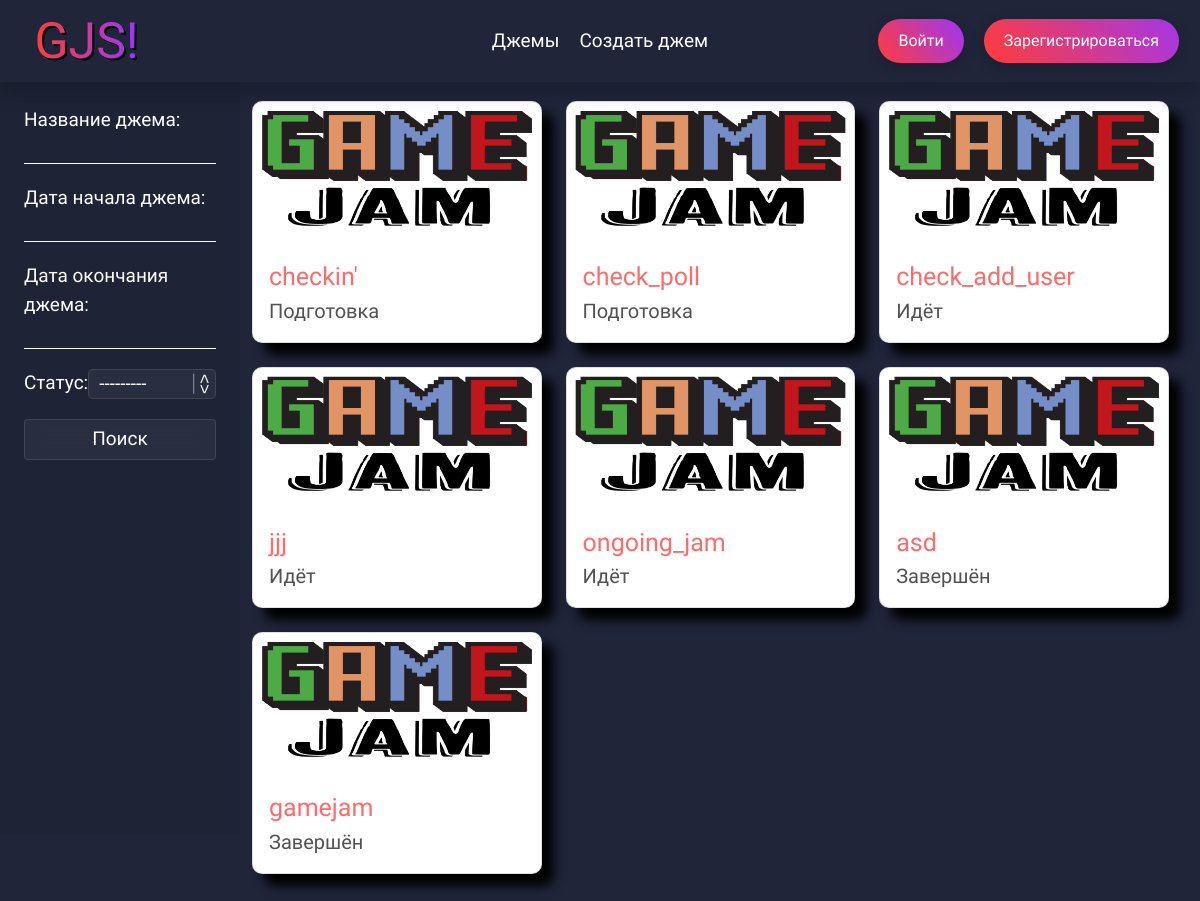
The app's page /jams/, older data.
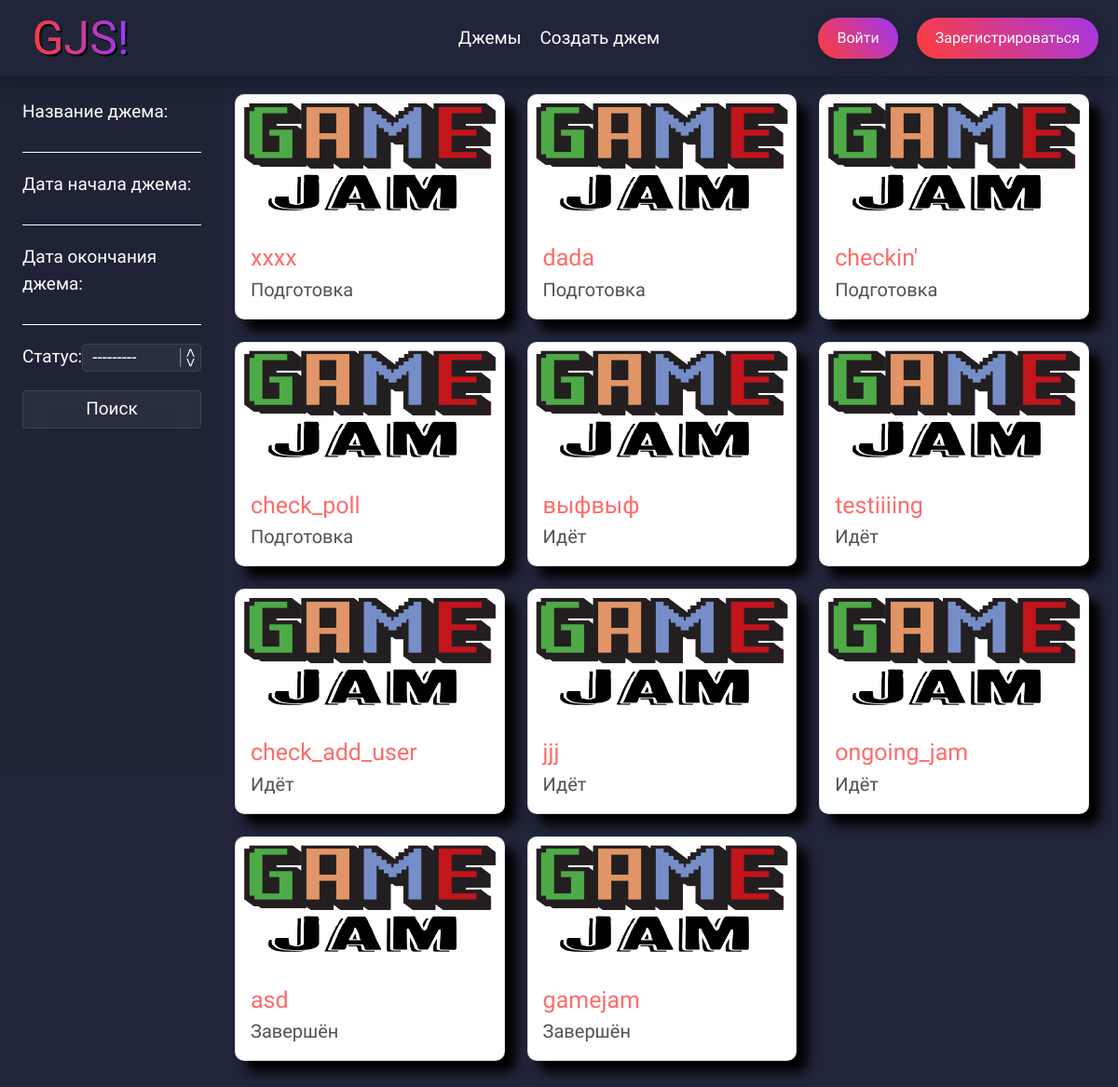
The same page, newer data.
### jams/models/gamejam.py (models this page shows, shortened)
class GameJam(models.Model):
    jam_status = [
        ("FN", "Завершён"),
        ("OG", "Идёт"),
        ("PR", "Подготовка")
    ]
    uuid = models.UUIDField(primary_key=True, default=uuid.uuid4, editable=False)
    title = models.CharField(max_length=255, verbose_name='Название джема')
    date_start = models.DateTimeField(verbose_name='Дата начала')
    date_end = models.DateTimeField(verbose_name='Дата окончания')
    theme = models.CharField(max_length=255, blank=True, verbose_name='Тема')
    status = models.CharField(max_length=3, choices=jam_status, default="PR", verbose_name='Статус')
    winner = models.ForeignKey(settings.AUTH_USER_MODEL, related_name="user_winner",
                               on_delete=models.SET_NULL, blank=True, null=True, verbose_name='Победитель')
    users = models.ManyToManyField(settings.AUTH_USER_MODEL, related_name="users",
                                   blank=True, verbose_name='Участники')
    class Meta:
        verbose_name = "Геймджем"
        verbose_name_plural = "Геймджемы"

### jams/views.py (the view)
# urls.py: path('', views.GameJamsLists.as_view(), name='jams_list'),
class GameJamsLists(ListView):
    template_name = 'pages/jams_pages/jams.html'
    queryset = GameJam.objects.order_by('-status', '-date_start')
    def get_context_data(self, **kwargs):
        context = super().get_context_data(**kwargs)
        context["filter"] = GameJamsFilter(self.request.GET, queryset=self.get_queryset())
        return context

### templates/pages/jams_pages/jams.html (shortened to what this page needs)
{% extends 'base.html' %}
{% load static %}
{% block head %}
<link rel="stylesheet" href="{% static 'css/form.css' %}">
<link rel="stylesheet" href="{% static 'css/sidebar.css' %}">
<link rel="stylesheet" href="https://code.jquery.com/ui/1.12.1/themes/base/jquery-ui.css">
{% endblock %}
{% block sidebar %}
<form method="get" class="filter">
    {{ filter.form.as_p }}
    <button class="btn-form">Поиск</button>
</form>
{% endblock %}
{% block content %}
<div class="main-container">
    <div class="row">
        {% for jam in filter.qs %}
            <div class="col-md-4 mb-4">
                <div class="card">
                    <a href="{% url 'gamejam_detail' uuid=jam.uuid %}">
                        <img src="{% static 'img/logo.png' %}" class="card-img-top" alt="Game Jam Logo" style="padding: 3%">
                    </a>
                    <div class="card-body">
                        <div>
                            <a href="{% url 'gamejam_detail' uuid=jam.uuid %}" class="card-title">{{ jam.title }}</a>
                            <p class="card-text">{{ jam.get_status_display }}</p>
                        </div>
                    </div>
                </div>
            </div>
        {% endfor %}
    </div>
</div>
{% endblock %}

### templates/base.html (shortened to what this page needs)
<!doctype html>
<html lang="en">
<head>
    {% load static %}
    <link rel="stylesheet" href="{% static 'css/header.css' %}">
    <link href="https://cdn.jsdelivr.net/npm/bootstrap@5.0.1/dist/css/bootstrap.min.css" rel="stylesheet"
>
    <link rel="stylesheet" href="{% static 'css/container.css' %}">
    <link rel="stylesheet" href="{% static 'css/buttons.css' %}">
    <link rel="stylesheet" href="{% static 'css/style.css' %}">
    <link rel="stylesheet" href="{% static 'css/slider.css' %}">
    {% block head %}
    {% endblock %}
</head>
<body>
<header>
    <nav>
        <h1 class="gjs"><a id="logo" href="{% url 'home_page' %}">GJS!</a></h1>
        <ul>
            <li><a href="{% url 'jams_list' %}" class="menu-button">Джемы</a></li>
            <li><a href="#" class="menu-button">Создать джем</a></li>
        </ul>
        <ul>
            {% if request.user.is_authenticated %}
            <li><a href="{% url 'profile_detail' request.user.username %}" class="a-button">{{request.user.username}}</a></li>
            <li><a href="{% url 'logout' %}" class="a-button">Выйти</a></li>
            {% else %}
            <li><a href="{% url 'login' %}" class="a-button">Войти</a></li>
            <li><a href="{% url 'regist' %}" class="a-button">Зарегистрироваться</a></li>
            {% endif %}
        </ul>
    </nav>
</header>
<aside>
    {% block sidebar %}
    {% endblock %}
</aside>
<main>
    {% block content %}
    {% endblock %}
</main>
</body>
</html>

### static/css/header.css (style rules this page uses)
header { position: sticky; text-align: center; background: var(--main-background); box-shadow: 0px 10px 20px rgba(0, 0, 0, 0.2); width: 100%; height: 100%; z-index: 1000; left: 0; top: 0; grid-column: 1 / 3; }
nav { display: grid; grid-template-columns: 1fr auto 1fr; align-items: center; padding: 11px; height: 100%; }
nav ul { list-style-type: none; margin: 0; padding: 0; display: flex; align-items: center; justify-content: flex-end; min-width: 30%; height: 100%; }
nav ul li { display: flex; height: 100%; align-items: center; margin: 0 5px; }
nav ul li .a-button { border-radius: 50px; }
nav a { color: white; margin-left: 5px; margin-right: 5px; text-align: center; }
.gjs { margin: 0; display: flex; font-family: "Jacquard 12", serif; font-weight: 400; font-size: 50px; }
#logo { position: relative; background: linear-gradient(90deg, #ff3d3a, #9736ff); background-clip: text; color: transparent; margin-left: 5%; }
#logo::before { content: 'GJS!'; position: absolute; color: black; inset: 0; margin: auto; z-index: -1; top: 2px; left: 2px; }

### static/css/container.css (style rules this page uses)
.row { padding-top: 2%; padding-bottom: 2%; display: flex; margin: 0 2% 0 0; }
.card { position: relative; display: flex; flex-direction: column; word-wrap: break-word; border-radius: 10px; min-width: 0; background-color: #fff; background-clip: border-box; transition: all 0.25s ease-in-out; box-shadow: 12px 12px 12px rgba(0, 0, 0, 1.5); }
.card-body { display: flex; justify-content: space-between; }
.card-title { font-size: 25px; color: #ff6b6b; }
.card-text { font-size: 20px; color: rgb(82, 82, 82); }

### static/css/buttons.css (style rules this page uses)
.a-button { background: linear-gradient(55deg, #ff3d3a, #9736ff, #ff3d3a); border: none; border-radius: 5px; padding: 10px 20px; font-size: 16px; cursor: pointer; transition: transform 0.2s, box-shadow 0.2s, background-position 0.5s ease-in-out; box-shadow: 0 4px 15px rgba(0, 0, 0, 0.2); background-size: 250%; background-position: 0; }
.menu-button { position: relative; }
.menu-button::before { content: ''; position: absolute; top: 26px; right: 0; left: 50%; bottom: 0; width: 0px; height: 2px; background-color: #fff; transform: translateX(-50%); transition: width 0.3s ease-in-out; }

### static/css/style.css (style rules this page uses)
:root { --main-background: rgb(32, 37, 58); --head-foot: linear-gradient(90deg, rgb(24, 128, 255) 0%, rgba(24,128,255,1) 50%, rgba(48,159,255,1) 100%); }
* { scroll-behavior: smooth; }
body { background: var(--main-background); font-family: "PT Sans", serif; font-weight: 400; font-style: normal; color: #fff; font-size: 19px; display: grid; grid-template-rows: auto 1fr; grid-template-columns: auto 4fr; min-height: 100vh; }
a { text-decoration: none; }
p { margin: 0; }
button { border: none; text-decoration: none; cursor: pointer; }

### static/css/form.css (style rules this page uses)
input { border: none; outline: none; }
input { width: 100%; padding: 0; background-color: transparent; border-bottom: 1px solid white; color: #fff; }
.poll-button, .btn-form { background-color: rgba(255, 255, 255, 0.05); border: 1px solid rgba(255, 255, 255, 0.1); backdrop-filter: blur(10px); border-radius: 4px; padding: 5px; color: #fff; }
.btn-form { width: 100%; }
label { color: white; }

### static/css/sidebar.css (style rules this page uses)
aside { width: auto; position: relative; align-self: start; }
.filter { position: fixed; display: flex; gap: 20px; justify-content: space-around; flex-direction: column; width: 20vw; padding: 2vw; }
.filter::before { content: ''; position: absolute; top: -12%; left: 0; background-color: rgb(30, 35, 54);; z-index: -1; width: 100%; height: 100vh; }
.filter p:nth-child(4) { position: relative; display: flex; justify-content: space-between }
select { -webkit-appearance: none; -moz-appearance: none; appearance: none; width: 70%; outline: none; border-radius: 5px; text-indent: 10px; background-color: rgba(255, 255, 255, 0.05); border: 1px solid rgba(255, 255, 255, 0.1); color: #fff; }
.filter p:nth-child(4)::after { content: '<>'; font: 17px "Consolas", monospace; position: absolute; right: 3px; top: 50%; transform: translateY(50%); transform: translateY(-50%) rotate(90deg); border-bottom: 1px solid #999; pointer-events: none; }
option { color: black; }

Row changes from the older to the newer data that the page shows:
added GameJam: title "xxxx", status "Подготовка"
added GameJam: title "dada", status "Подготовка"
added GameJam: title "выфвыф", status "Идёт"
added GameJam: title "testiiiing", status "Идёт"
